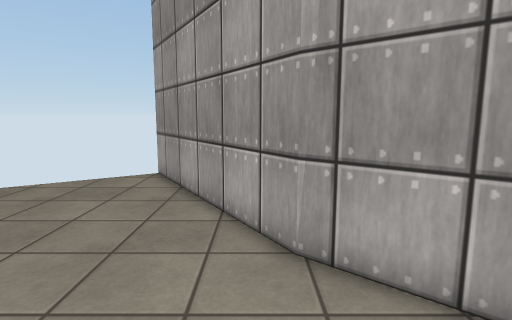
view 1 (above)

15 first-person views from a walk through a scene from a Unity 3-D project. The camera is 1.4 m above the floor, tilts 8° down and sees 80° across. The floor is counted in squares, 0.5 m on a side. Each view is taken from the middle of a square. On the plan, view 1 faces up. The plan holds only what a view shows up to about 20 squares ahead; the rest is blank. The place goes on beyond the plan. Surface patterns are stand-ins for the level's own textures.

view 2
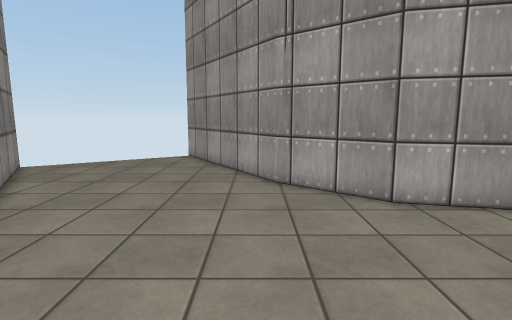

view 3
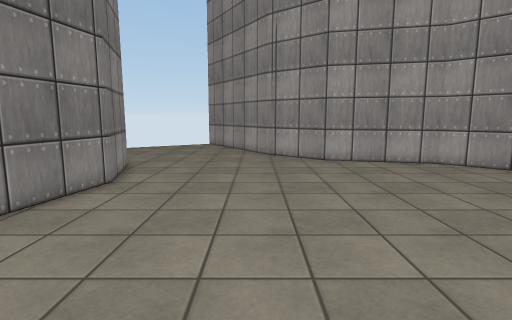

view 4
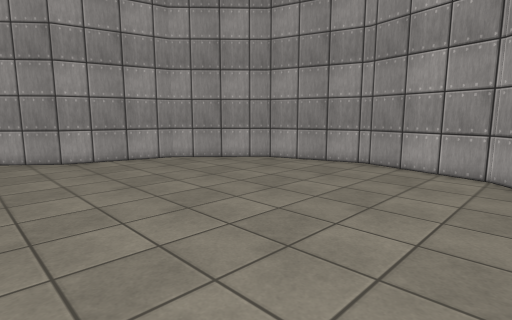

view 5
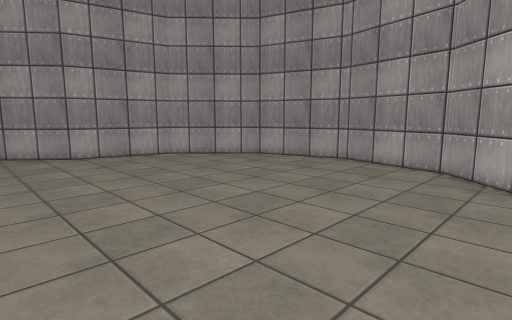

view 6
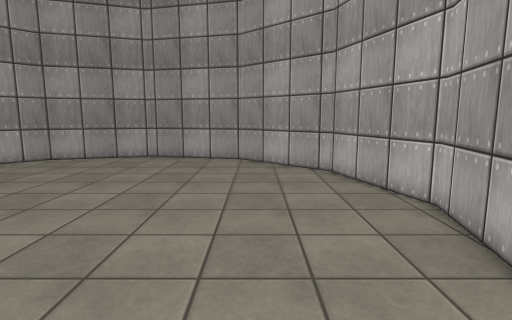

view 7
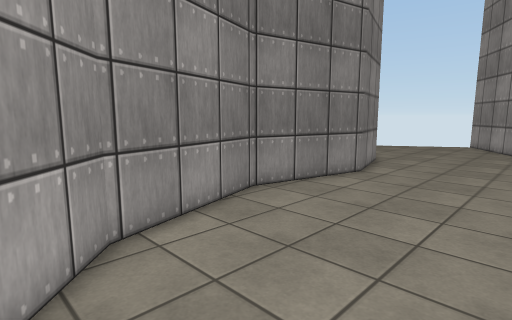

view 8
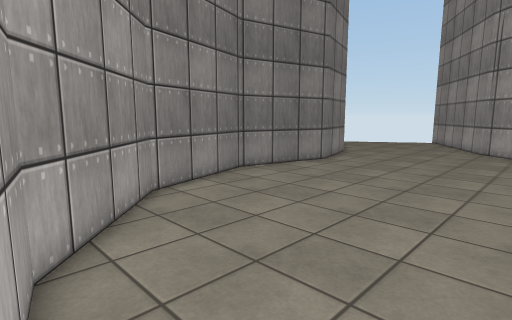

view 9
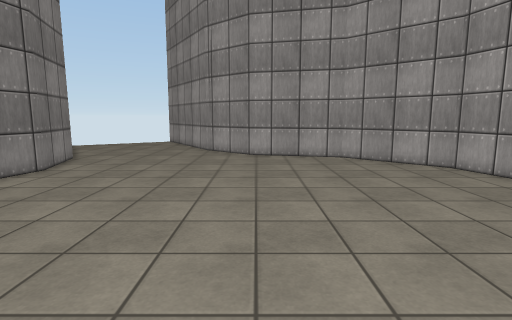

view 10
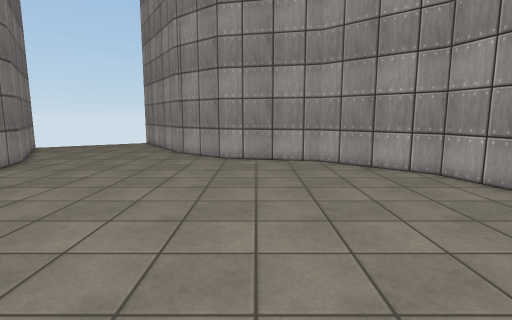

view 11
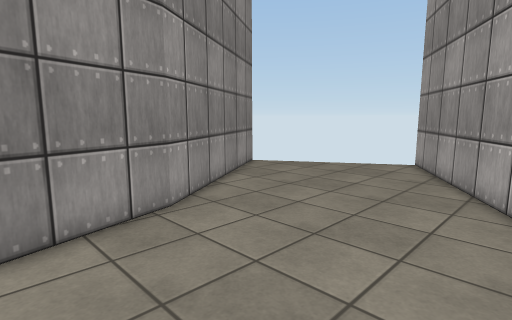

view 12
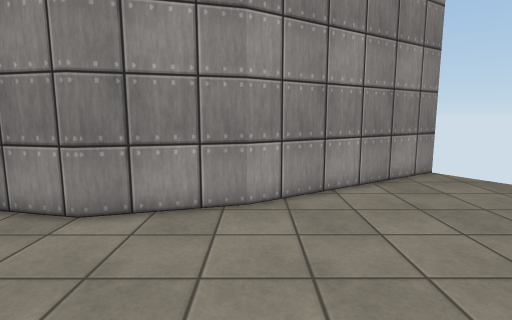

view 13
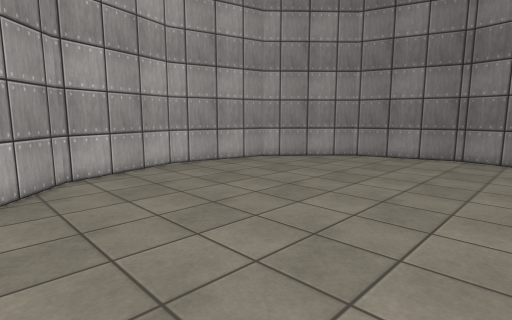

view 14
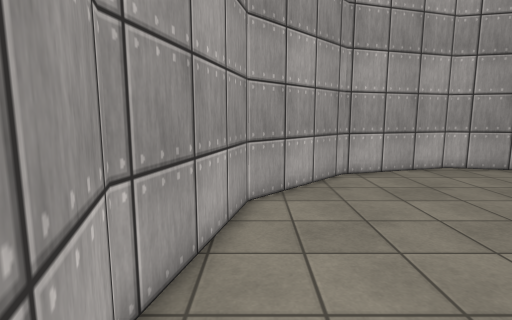

view 15
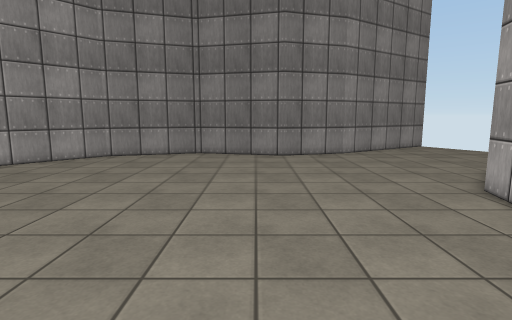

### Floor plan
Points are (right, up) in squares from view 1. A wall is a line through its corners. A room is listed if a view was taken in it or the views show most of it. See-through windows are left out.
Room 1 (views 1, 2, 3, 4, 5, 6, 7, 8, 9, 10, 11, 12, 13, 14, 15)
walls: (-7.5, 0.8) (-6.3, -4) (-7.7, -10.4) (-5.8, -16.7) (-1, -21.3) (5.4, -22.7) (11.7, -20.8) (16.3, -16) (17.7, -9.6) (15.8, -3.2) (11, 1.3) (4.6, 2.8) (0.9, 5.9) (-4.9, 15.2); (-13.3, 10) (-7.5, 0.7)
ways out: gap at (-5, 15)

Positions as (right, up) in squares from view 1, and headings:
1: (0, 0), facing up
2: (0, -7), facing up
3: (0, -17), facing up
4: (0, -18), facing up-right
5: (-1, -20), facing up-right
6: (-4, -17), facing right
7: (1, -19), facing up-left
8: (5, -22), facing up-left
9: (5, -20), facing up
10: (7, -18), facing up
11: (1, -4), facing up-left
12: (2, 1), facing left
13: (15, -6), facing down-left
14: (16, -6), facing down
15: (16, -6), facing left
